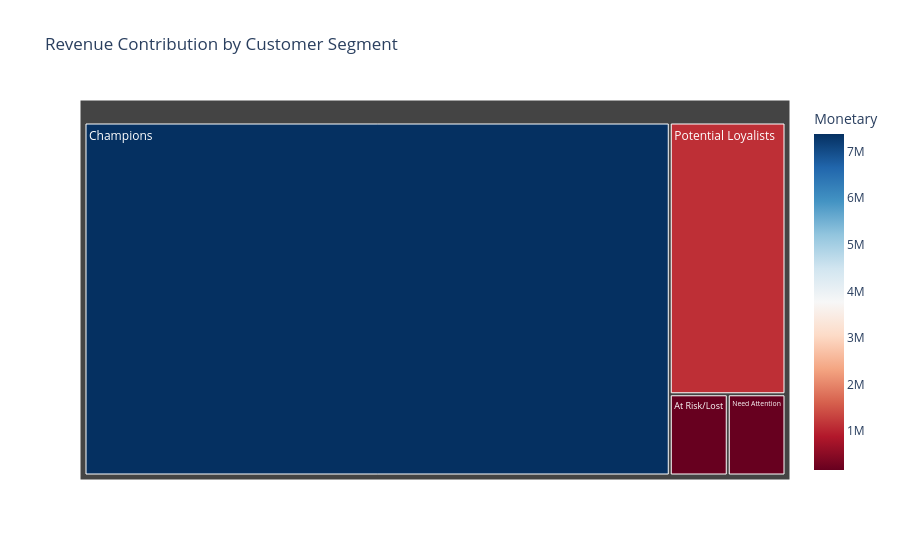

The cell this chart's notebook holds for it:
### Markdown cell above
#### Chart 6: The "Treemap" (Segment Breakdown)
I am choosing Treemap as it is often better than a Pie Chart for showing how different segments contribute to the whole. It looks very professional.

### Code cell
# Calculate total revenue per segment
segment_revenue = rfm.groupby('Customer_Segment')['Monetary'].sum().reset_index()

# Create Treemap
fig_tree = px.treemap(
    segment_revenue, 
    path=['Customer_Segment'], 
    values='Monetary',
    title='Revenue Contribution by Customer Segment',
    color='Monetary',
    color_continuous_scale='RdBu'
)

fig_tree.show()

### Figure 1 — Plotly figure (JSON) as saved in the notebook; plotly's stock layout.template omitted (floating-point values rounded to 4 significant figures)
{"data": [{"branchvalues": "total", "customdata": [[168100.0], [7374000.0], [167400.0], [1122000.0]], "domain": {"x": [0, 1], "y": [0, 1]}, "hovertemplate": "labels=%{label}<br>Monetary_sum=%{value}<br>parent=%{parent}<br>id=%{id}<br>Monetary=%{color}<extra></extra>", "ids": ["At Risk/Lost", "Champions", "Need Attention", "Potential Loyalists"], "labels": ["At Risk/Lost", "Champions", "Need Attention", "Potential Loyalists"], "marker": {"coloraxis": "coloraxis", "colors": [168100.0, 7374000.0, 167400.0, 1122000.0]}, "name": "", "parents": ["", "", "", ""], "type": "treemap", "values": [168100.0, 7374000.0, 167400.0, 1122000.0]}], "layout": {"coloraxis": {"colorbar": {"title": {"text": "Monetary"}}, "colorscale": [[0, "rgb(103,0,31)"], [0.1, "rgb(178,24,43)"], [0.2, "rgb(214,96,77)"], [0.3, "rgb(244,165,130)"], [0.4, "rgb(253,219,199)"], [0.5, "rgb(247,247,247)"], [0.6, "rgb(209,229,240)"], [0.7, "rgb(146,197,222)"], [0.8, "rgb(67,147,195)"], [0.9, "rgb(33,102,172)"], [1, "rgb(5,48,97)"]]}, "legend": {"tracegroupgap": 0}, "title": {"text": "Revenue Contribution by Customer Segment"}}}
